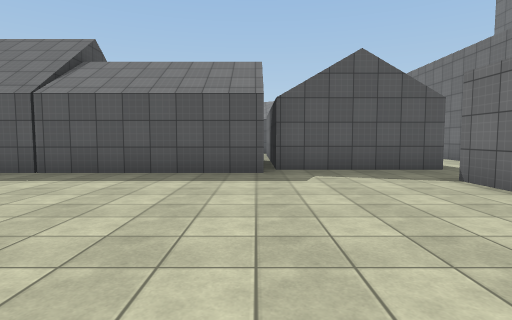
[1] (above)

24 first-person views from a walk through a Unity game level. The camera is 1.3 m above the floor, tilts 4° down and sees 80° across. The floor is counted in squares, 2 m on a side. Each view is taken from the middle of a square. On the plan, view 1 faces up. The plan holds only what a view shows up to about 10 squares ahead; the rest is blank. The place goes on beyond the plan. The player character is not drawn. Surface patterns are stand-ins for the level's own textures.

[2]
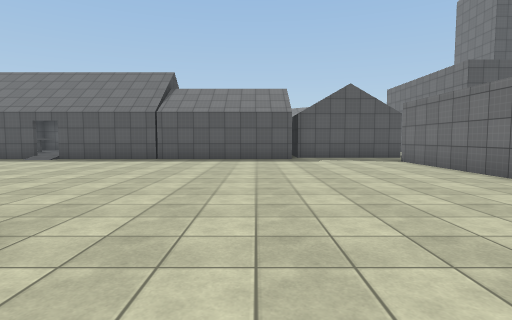

[3]
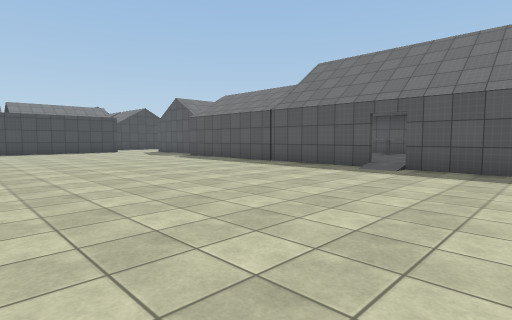

[4]
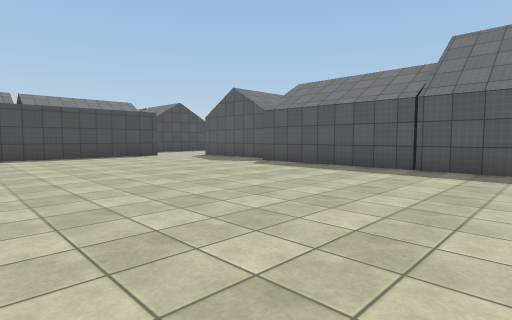

[5]
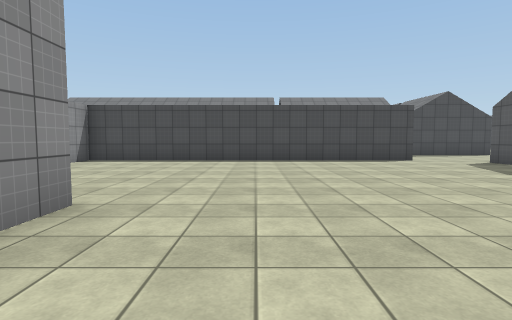

[6]
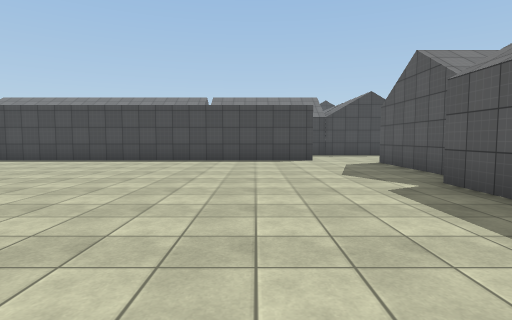

[7]
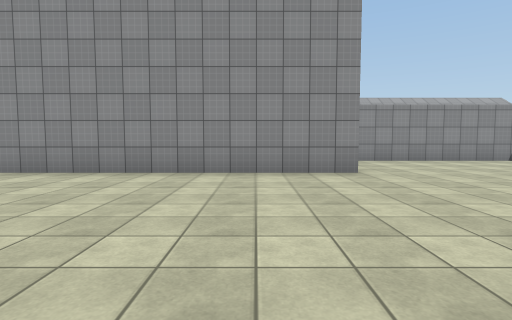

[8]
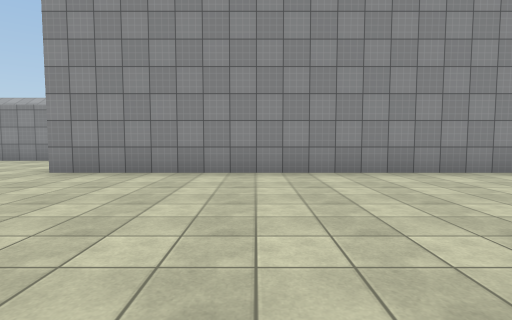

[9]
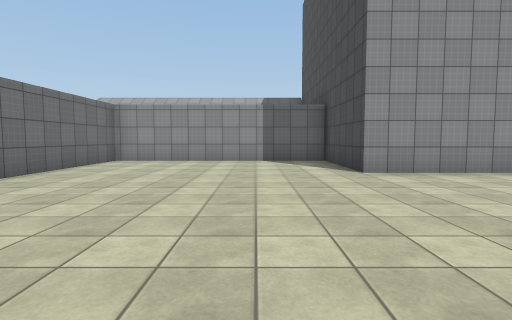

[10]
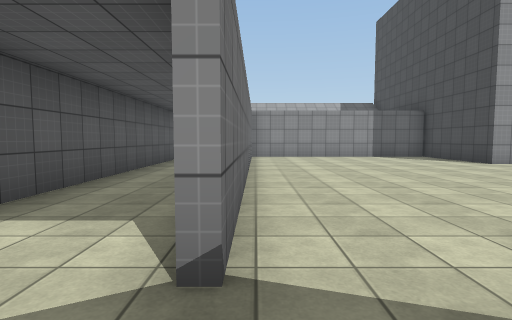

[11]
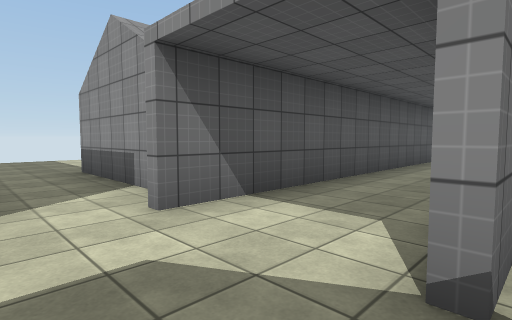

[12]
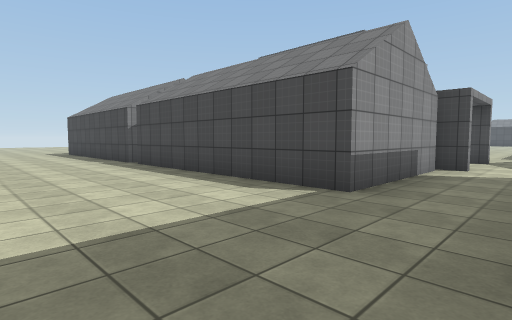

[13]
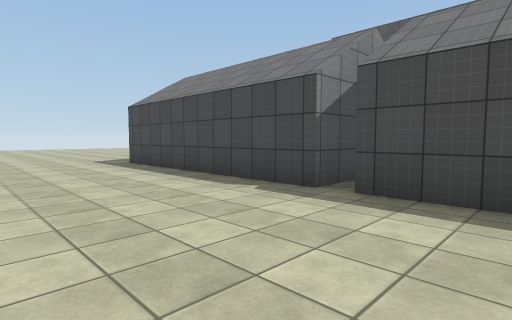

[14]
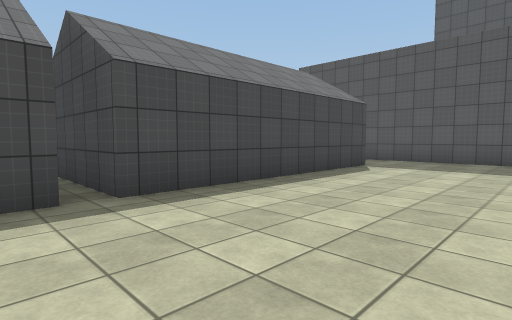

[15]
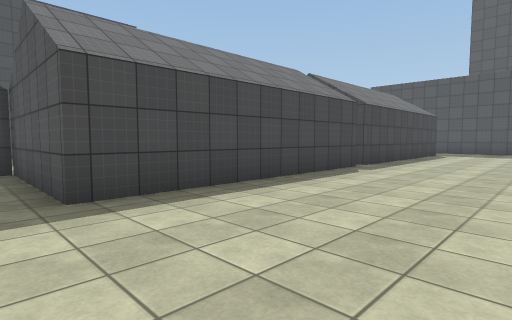

[16]
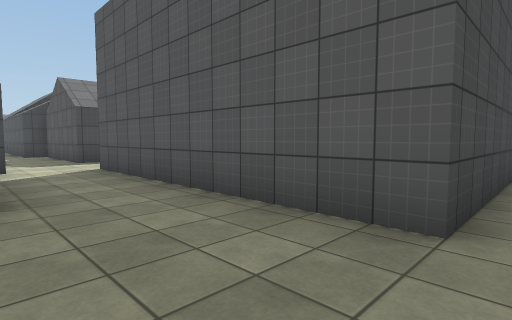

[17]
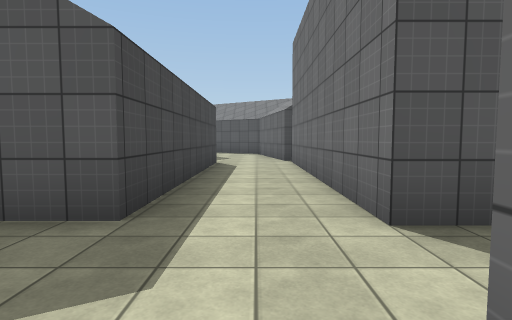

[18]
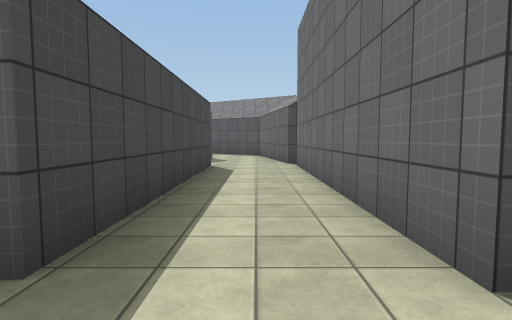

[19]
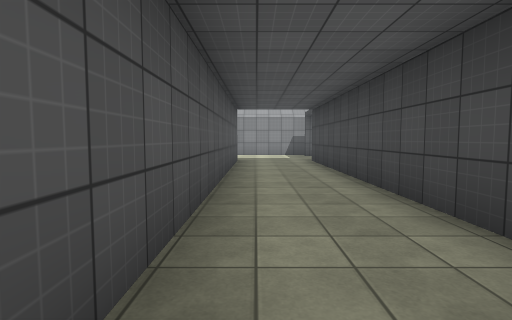

[20]
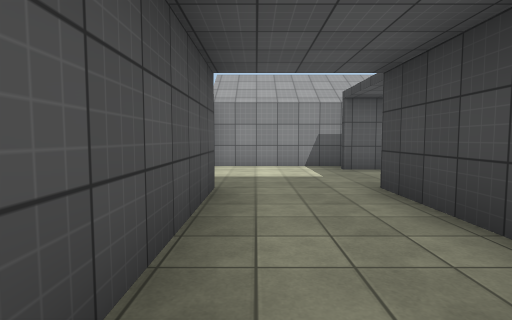

[21]
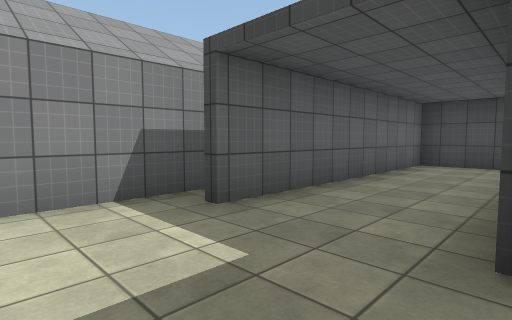

[22]
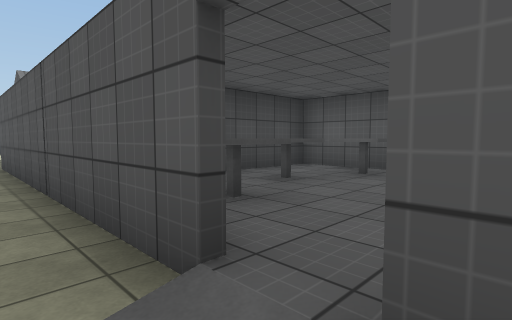

[23]
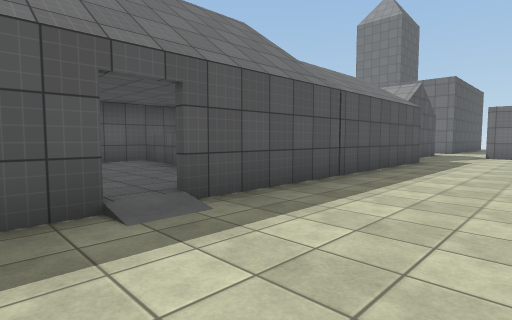

[24]
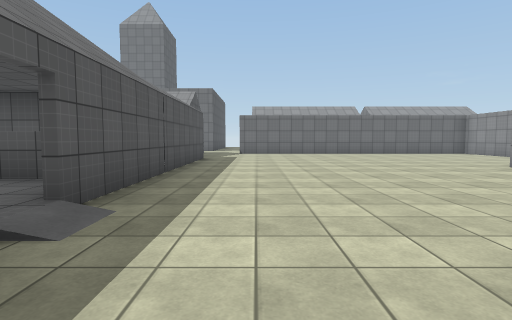

### Floor plan
Points are (right, up) in squares from view 1. A wall is a line through its corners. A room is listed if a view was taken in it or the views show most of it. See-through windows are left out.
Room 1 (views 1, 2, 3, 4, 5, 6, 7, 8, 9, 22, 23, 24)
walls: (-8, 5.8) (-15.5, 5.8); (-14, -1.8) (-3.1, -1.8) (-3.1, -5) (3.2, -5) (3.2, 4.8); (-16.4, 6.3) (-19.4, 6.3); (0.3, 5.8) (-7.4, 5.8); (-20.1, 4.8) (-20.1, -5) (-15, -5); (2.4, 6.3) (0.4, 6.3)
ways out: opening at (3, 5.5) to room 2; opening at (-19.5, 5.5); gap at (-7.5, 6)
Room 2 (views 10, 11, 12, 13, 14, 15, 16, 17, 18, 19, 20, 21)
walls: (8.4, -2.3) (9.6, -2.3) (9.6, -8.2) (6, -8.2); (5.5, -5.1) (5.5, 4.8); (3.3, 2.1) (3.3, -5.1); (6, 4.2) (9.6, 4.2) (9.6, -1.7) (6.9, -1.7); (5.7, 4.8) (5.7, 4.1); (2.6, -8.2) (6, -8.2); (3.3, 4.8) (3.3, 4.2); (-3.1, -5.8) (-3.1, -7.4) (3.2, -7.4); (12.5, 9.8) (12.5, 6.3) (6, 6.3) (6, 12.5); (3.9, 12.4) (3.9, 6.3) (2.4, 6.3)
ways out: opening at (3, 5.5) to room 1; opening at (5, 12)

Positions as (right, up) in squares from view 1, and headings:
1: (0, 0), facing up
2: (-1, -4), facing up
3: (-5, -1), facing up-left
4: (-9, -1), facing up-left
5: (-11, 0), facing left
6: (-11, 3), facing left
7: (-12, 4), facing down
8: (-7, 4), facing down
9: (-1, 4), facing down
10: (3, 6), facing down
11: (3, 6), facing down-right
12: (13, 6), facing down-left
13: (13, 0), facing down-left
14: (13, -3), facing up-left
15: (13, -9), facing up-left
16: (13, 4), facing up-left
17: (5, 4), facing up
18: (5, 5), facing up
19: (5, 4), facing down
20: (5, -1), facing down
21: (5, -5), facing down-left
22: (-7, 5), facing up-left
23: (-9, 3), facing up-right
24: (-10, 4), facing right
